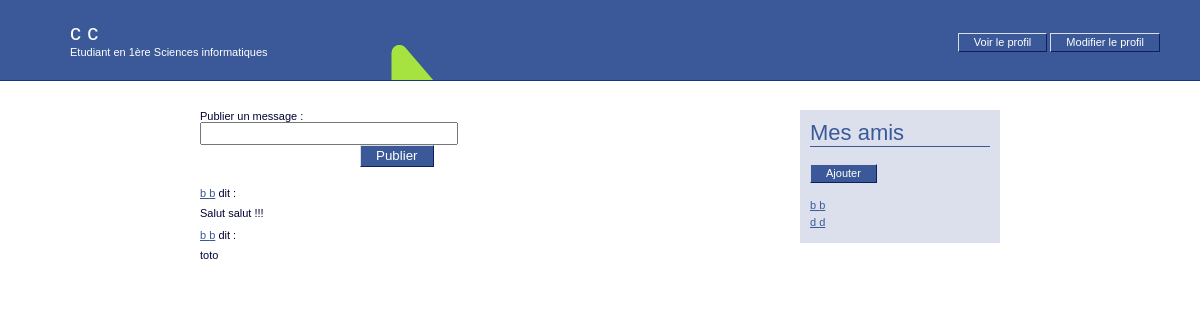
The app's page / (signed in), older data.
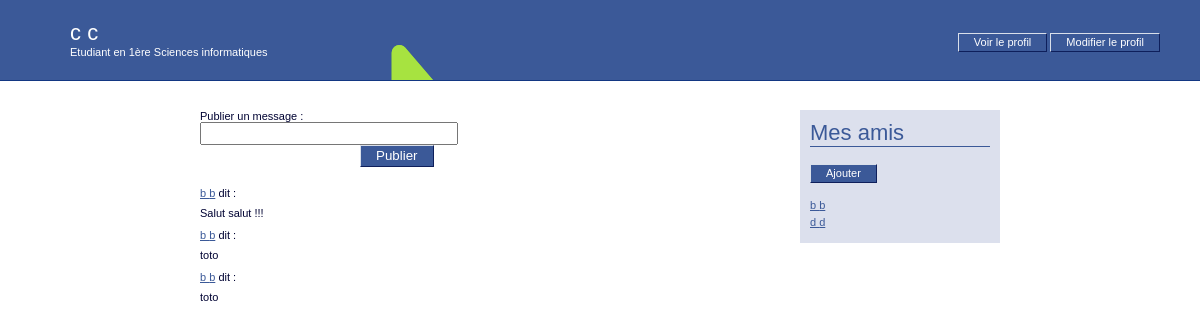
The same page, newer data.
### mysite/models.py (models this page shows, shortened)
class Person(models.Model):
    registration_number = models.CharField(max_length = 10)
    last_name = models.CharField(max_length = 30)
    first_name = models.CharField(max_length = 30)
    birth_date = models.DateField()
    email = models.EmailField()
    home_phone_number = models.CharField(max_length = 20)
    cellphone_number = models.CharField(max_length = 20)
    password = models.CharField(max_length = 32)
    friends = models.ManyToManyField('self')
    faculty = models.ForeignKey('Faculty', on_delete=models.PROTECT)
    person_type = 'generic'

class Student(Person):
    cursus = models.ForeignKey('Cursus', on_delete=models.PROTECT)
    year = models.IntegerField()
    person_type = 'student'

class Cursus(models.Model):
    title = models.CharField(max_length = 30)

class Message(models.Model):
    author = models.ForeignKey('Person', on_delete=models.PROTECT)
    content = models.TextField()
    publication_date = models.DateField()

### mysite/views.py (the view)
# urls.py: url('^$', welcome),
def welcome(request):
    logged_user = get_logged_user_from_request(request)
    if logged_user:
        if 'newMessage' in request.GET and request.GET['newMessage'] != '':
            newMessage = Message(author = logged_user, content = request.GET['newMessage'], publication_date = date.today())
            newMessage.save()
        friendMessages = Message.objects.filter(author__friends = logged_user).order_by('-publication_date')
        return render(request, 'welcome.html', { 'logged_user' : logged_user, 'friendMessages': friendMessages })
    else:
        return redirect('/login')

### mysite/views.py (called while the page is built)
def get_logged_user_from_request(request):
    if 'logged_user_id' in request.session:
        logged_user_id = request.session['logged_user_id']
        if len(Student.objects.filter(id=logged_user_id)) == 1:
            return Student.objects.get(id= logged_user_id)
        elif len(Employee.objects.filter(id=logged_user_id)) == 1:
            return Employee.objects.get(id= logged_user_id)
        else:
            return None
    else:
        return None

### templates/welcome.html (shortened to what this page needs)
{% extends "base.html" %}
{% block bodyId%}welcomePage{% endblock %}
{% block headerContent %}
    <p id="name">{{ logged_user.first_name }} {{ logged_user.last_name }}</p>
    <p id="function">
        {% if logged_user.person_type == 'student' %}
            Etudiant en
                {% if logged_user.year == 1 %}
                    {{ logged_user.year }}ère
                {% else %}
                    {{ logged_user.year }}ème
                {% endif %}
                {{ logged_user.cursus.title }}
        {% else %}
            {{ logged_user.job.title | capfirst }}
            dans la faculté {{ logged_user.faculty }}
        {% endif %}
    </p>
    <p id="profileLinks">
        <a href="showProfile?userToShow={{ logged_user.id }}" class="buttonLink">Voir le profil</a>
        <a href="???" class="buttonLink">Modifier le profil</a>
    </p>
{% endblock %}
{% block content %}
    <section id="messageList">
        <form action="welcome" method="get" class="inlineForm">
            <label for="newMessageInput">Publier un message :</label>
            <input type="text" name="newMessage" id="newMessageInput" />
            <input type="submit" value="Publier" />
        </form>
        <ul>
            {% for message in friendMessages %}
                <li>
                    <p>
                        <a href="showProfile?userToShow={{ message.author.id }}">{{ message.author.first_name }} {{ message.author.last_name }}</a> dit :
                    </p>
                    <p>{{ message.content }}</p>
                </li>
            {% endfor %}
        </ul>
    </section>
    <section id="friendList">
        <p class="title">Mes amis</p>
        <p><a href="addFriend" class="buttonLink">Ajouter</a></p>
        <ul>
            {% for friend in logged_user.friends.all %}
            <li><a href="showProfile?userToShow={{ friend.id }}">{{ friend.first_name}} {{ friend.last_name }}</a></li>
            {% endfor %}
        </ul>
    </section>
{% endblock %}

### templates/base.html (shortened to what this page needs)
<!DOCTYPE html>
    <html>
        <head>
            <link rel="stylesheet" type="text/css" href="/static/css/style.css" />
        </head>
        <body id="{% block bodyId  %}genericPage{% endblock %}">
            <header>
                {% block headerContent %}{% endblock %}
            </header>
            <section id="content">
                {% block content %}{% endblock %}
            </section>
            <div>Icons made by <a href="https://www.flaticon.com/authors/freepik" title="Freepik">Freepik</a> from <a href="https://www.flaticon.com/" 		    title="Flaticon">www.flaticon.com</a> is licensed by <a href="http://creativecommons.org/licenses/by/3.0/" 		    title="Creative Commons BY 3.0" target="_blank">CC 3.0 BY</a></div>
        </body>
    </html>

### static/css/style.css (style rules this page uses)
header { position: absolute; left: 0; top: 0; height: 80px; width: 100%; background: #3b5998 url('../img/logo.png') no-repeat 50px 25px; border-bottom: 1px solid #133783; }
body { margin: 0; padding: 0; font-family: "Lucinda Grande", Tahoma, Verdana, Arial, sans-serif; font-size: 11px; color: #000333; }
body section#content { position: absolute; top: 110px; left: 50%; width: 500px; margin: 0 0 0 -250px; padding: 0; }
form label { display: block; width: 150px; float: left; text-align: right; padding: 4px 10px 0 0; }
form input[type="email"], form input[type="text"], form input[type="password"] { display: block; width: 250px; padding: 2px; }
form input[type="submit"] { margin: 0 20px 0 160px; border-style: solid; border-width: 1px; border-color: #d9dfea #0e1f5b #0e1f5b #d9dfea; background-color: #3b5998; color: #FFFFFF; padding: 2px 15px 3px 15px; text-align: center; }
a { color: #3b5998; }
body#welcomePage header { background: #3b5998 url('../img/logo.png') no-repeat 20px 25px; color: #FFFFFF; }
body#welcomePage header p#name { font-size: 22px; margin: 20px 0 0 70px; }
body#welcomePage header p#function { margin: 0 0 0 70px; }
body#welcomePage header p#profileLinks { position: absolute; right: 40px; top: 25px; }
body#welcomePage section#content { width: 800px; margin: 0 0 0 -400px; }
body#welcomePage section#messageList { position: absolute; width: 600px; }
body#welcomePage section#friendList { position: absolute; width: 200px; right: 0; background-color: yellow; }
a.buttonLink { border-style: solid; border-width: 1px; border-color: #d9dfea #0e1f5b #0e1f5b #d9dfea; background-color: #3b5998; color: #FFFFFF; padding: 2px 15px 3px 15px; text-align: center; text-decoration: none; }
form.inlineForm label { display: inline; float: none; padding: 0; }
section#messageList ul { margin: 20px 0 0 0; list-style: none; padding: 0; }
section#messageList ul li { margin-bottom: 10px; }
section#messageList ul li p { margin: 8px 0 0 0; }
body#welcomePage section#friendList { position: absolute; width: 180px; right: 0; padding: 10px; background-color: #DCE0ED; }
section#friendList p.title { font-size: 22px; color: #3b5998; border-bottom: 1px solid #3b5998; margin: 0 0 20px 0; }
section#friendList ul { margin: 20px 0 0 0; list-style: none; padding: 0; }
section#friendList ul li { margin: 0 0 5px 0; }

Row changes from the older to the newer data that the page shows:
added Message: author.first_name "b", author.last_name "b", content "toto"
